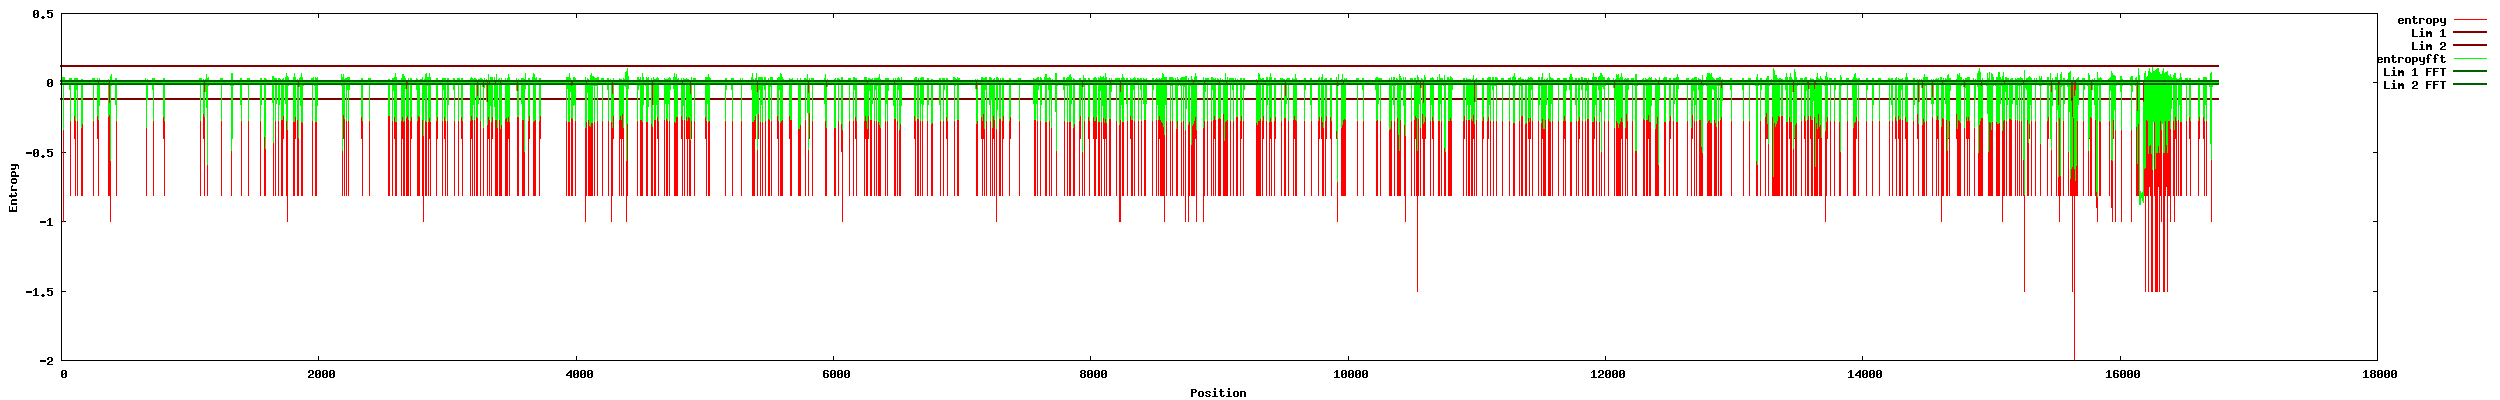

gnuplot code for this plot:
set term png size 2500,400
set key right top outside
set output "/srv/www/htdocs/alignminer/tmpdata/1210697813344/graphs/entropy.png"
set xlabel "Position" 
set ylabel "Entropy" 
plot  "/srv/www/htdocs/alignminer/tmpdata/1210697813344/data/entropy.data" using 1:2 title 'entropy' with lines lc rgb "red" , -0.116887092690413 title 'Lim 1' with lines lw 2 lc rgb "dark-red" , 0.116887092690413 title 'Lim 2' with lines lw 2 lc rgb "dark-red" , "/srv/www/htdocs/alignminer/tmpdata/1210697813344/data/entropyfft.data" using 1:2 title 'entropyfft' with lines lc rgb "green" , -0.0104561370811184 title 'Lim 1 FFT' with lines lw 2 lc rgb "dark-green" , 0.0104561370811184 title 'Lim 2 FFT' with lines lw 2 lc rgb "dark-green"
quit
